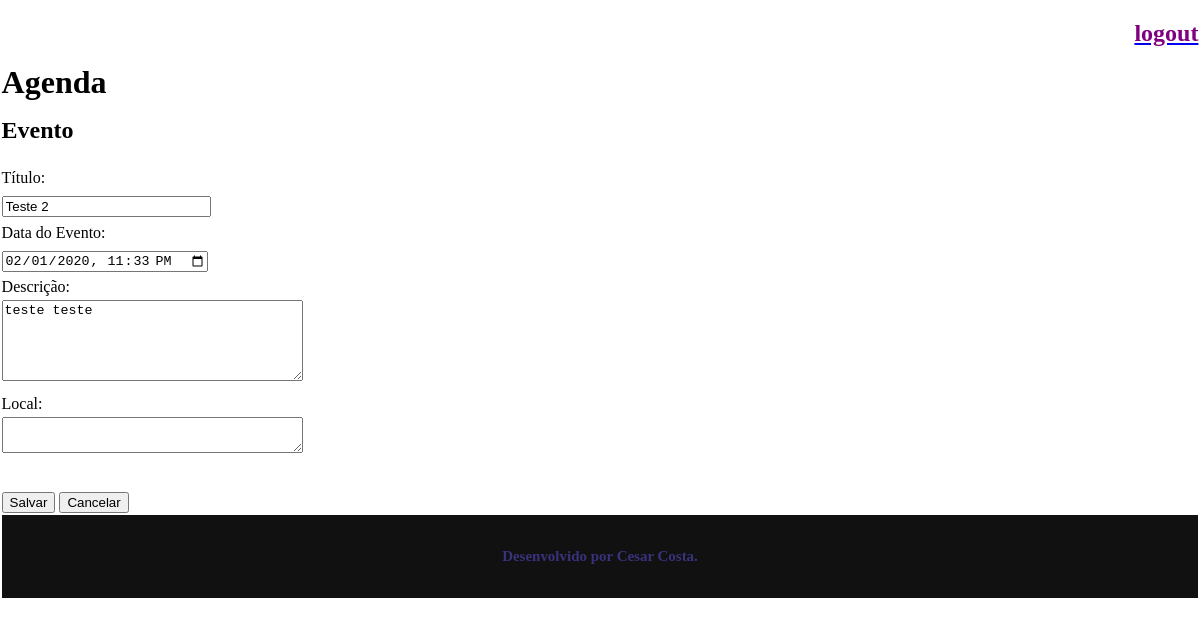
Screenshot of /agenda/evento/?id=36 (signed in) with the database file from the repository.
### core/models.py (models this page shows, shortened)
class Evento(models.Model):
    titulo = models.CharField(max_length=100)
    descricao = models.TextField(blank=True, null=True)
    local_evento = models.TextField(blank=True, null=True)
    data_evento = models.DateTimeField(verbose_name='Data do Evento')
    data_criacao = models.DateTimeField(auto_now=True)
    usuario = models.ForeignKey(User, on_delete=models.CASCADE)
    def get_data_input_evento(self):
        return self.data_evento.strftime('%Y-%m-%dT%H:%M')

### core/views.py (the view)
# urls.py: path('agenda/evento/', views.evento),
@login_required(login_url='/login/')
def evento(request):
    id_evento = request.GET.get('id')
    dados = {}
    if id_evento:
        dados['evento'] = Evento.objects.get(id=id_evento)
    return render(request, 'evento.html', dados)

### core/templates/evento.html (shortened to what this page needs)
{% extends "model-page.html" %}
{% block content %}
<h2>Evento</h2>
<form action="submit" method="POST">{% csrf_token %}
    <label>Título:</label>
    <br>
    <input type="text" name="titulo" size="23" value="{{ evento.titulo }}">
    <br>
    <label>Data do Evento:</label>
    <br>
    <input type="datetime-local" name="data_evento" value="{{ evento.get_data_input_evento }}">
    <br>
    <label>Descrição:</label>
    <br>
    <textarea name="descricao" rows="5" cols="35">{{ evento.descricao }}</textarea>
    <br>
    <label>Local:</label>
    <br>
    <textarea name="local_evento" rows="2" cols="35">{{ evento.local_evento }}</textarea>
    <br> <br>
    <button type="submit">Salvar</button>
    <a href="/">
        <button type="button">Cancelar</button>
    </a>
</form>
{% endblock %}

### core/static/css/styles.css (style rules this page uses)
* { -webkit-box-sizing: border-box; -moz-box-sizing: border-box; box-sizing: border-box; }
body { margin: 0.1em; line-height: 1.7em; }

### rows the page displays
Evento: titulo "Teste 2", data_evento "02/01/2020 23:33", descricao "teste teste"
